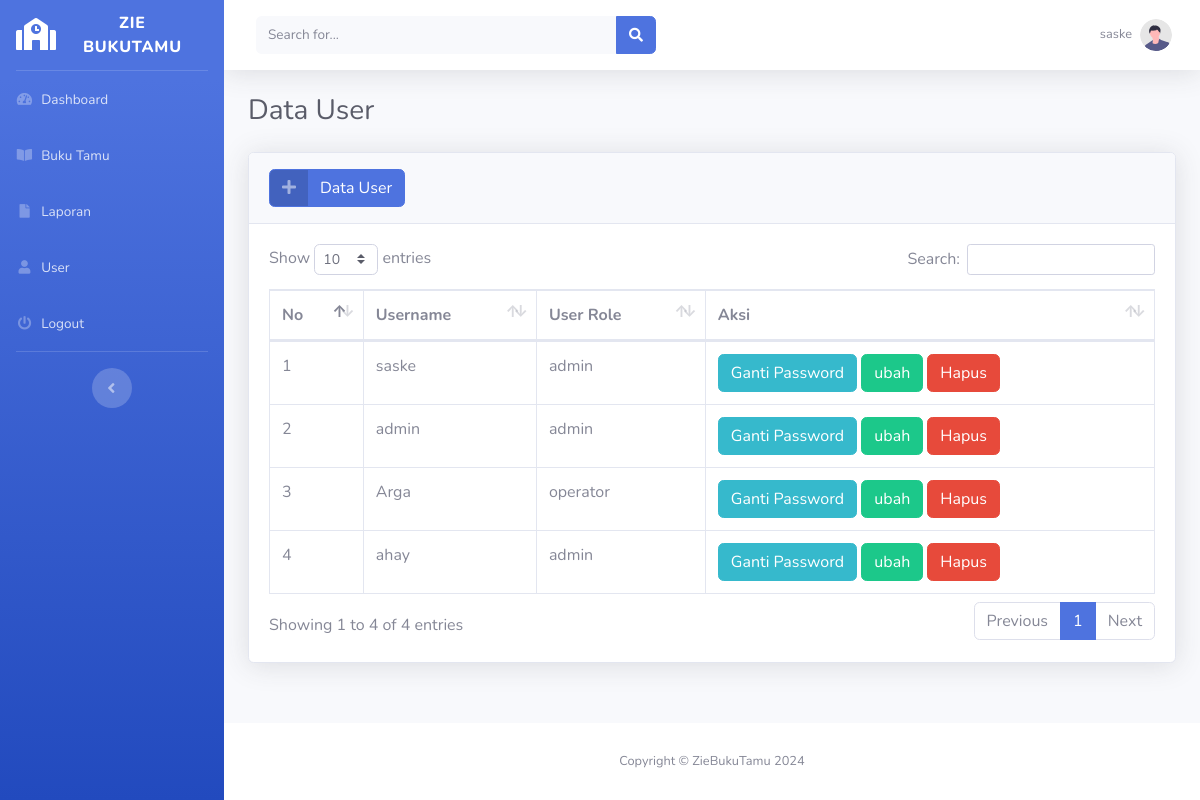
The app's page /users.php (signed in) with its own data.
### tables this page shows
CREATE TABLE `users` (
  `id_user` varchar(5) NOT NULL,
  `username` varchar(255) NOT NULL,
  `password` varchar(255) NOT NULL,
  `user_role` enum('admin','operator') NOT NULL
);

### function.php (called while the page is built, shortened)
<?php
require_once('koneksi.php');
function query($query)
{
    global $koneksi;
    $result = mysqli_query($koneksi, $query);
    $rows = [];
    while ($row = mysqli_fetch_assoc($result)) {
        $rows[] = $row;
    }
    return $rows;
}

### users.php (the view, shortened to what this page needs)
<?php
include_once('templates/header.php');
require_once('function.php');
?>
<div class="container-fluid">
    <h1 class="h3 mb-4 text-gray-800">Data User</h1>
    <div class="card shadow mb-4">
        <div class="card-header py-3">
            <button type="button" class="btn btn-primary btn-icon-split"
                data-toggle="modal" data-target="#TambahModal">
                <span class="icon text-white-50">
                    <i class="fa fa-plus"></i>
                </span>
                <span class="text">Data User</span>
            </button>
        </div>
        <div class="card-body">
            <div class="table-responsive">
                <table class="table table-bordered" id="dataTable" width="100%" cellspacing="0">
                    <thead>
                        <tr>
                            <th>No</th>
                            <th>Username</th>
                            <th>User Role</th>
                            <th>Aksi</th>
                        </tr>
                    </thead>
                    <tbody>
                        <?php
                        $no = 1;
                        $users = query("SELECT * FROM users");
                        foreach ($users as $user) : ?>
                            <tr>
                                <td><?= $no++; ?></td>
                                <td><?= $user['username'] ?></td>
                                <td><?= $user['user_role'] ?></td>
                                <td>
                                    <button type="button" class="btn btn-info" data-toggle="modal" data-target="#gantiPassword" data-id="<?= $user['id_user'] ?>">
                                        Ganti Password
                                    </button>
                                    <a class="btn btn-success" href="edit-user.php?id=<?= $user['id_user'] ?>">ubah</a>
                                    <a onclick="return confirm('Apakah anda yakin ingin menghapus data ini?')" class="btn btn-danger" href="hapus-user.php?id=<?= $user['id_user'] ?>">Hapus</a>
                                </td>
                            </tr>
                        <?php endforeach; ?>
                    </tbody>
                </table>
            </div>
        </div>
    </div>
</div>
<?php
include_once('templates/footer.php');
?>

### records on screen
users: username "saske", user_role "admin"
users: username "admin", user_role "admin"
users: username "Arga", user_role "operator"
users: username "ahay", user_role "admin"

### other values on screen
$_SESSION['username'] "saske"
